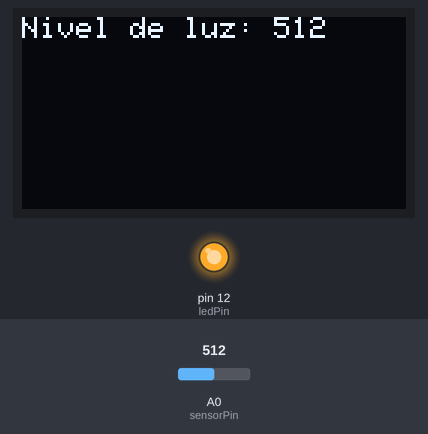
A sketch run on a simulated Arduino Uno, built with avr-gcc and run on an emulated ATmega328P. On the bench: 128×64 one-colour display, output pins drawn as LEDs (lit = HIGH). The test bench sets the inputs (shaded band); at power-on: A0 (sensorPin) = 512. The display library's start-up logo is not drawn.

Above: at 3.2 s.
3.3 s: A0 (sensorPin) set to 716
At 5.2 s:
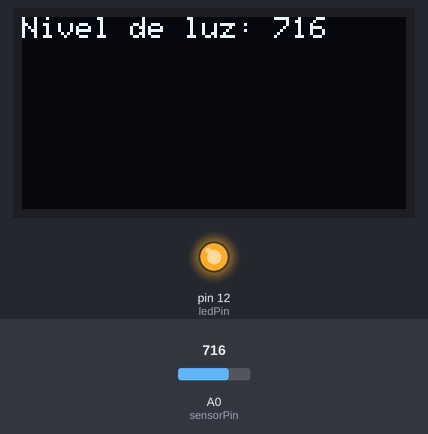
5.6 s: A0 (sensorPin) set to 168
At 7.3 s:
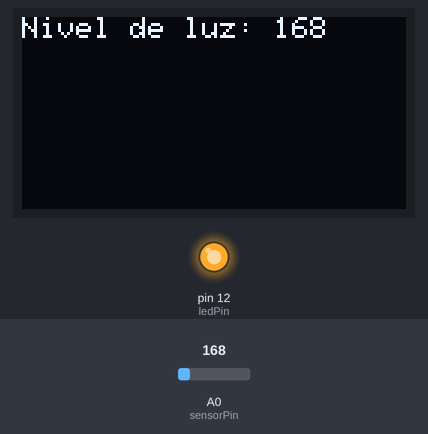
7.6 s: A0 (sensorPin) set to 139
At 8.8 s:
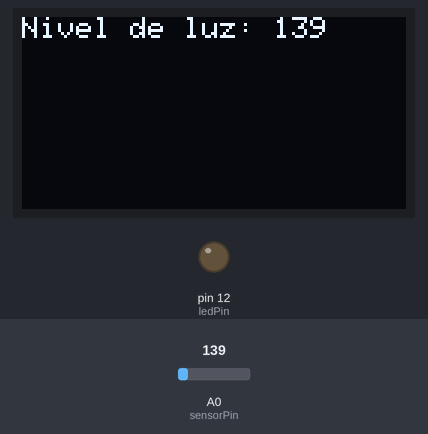
Timing chart, 0 to 10.6 s (numbered marks = the images above; inputs shaded):
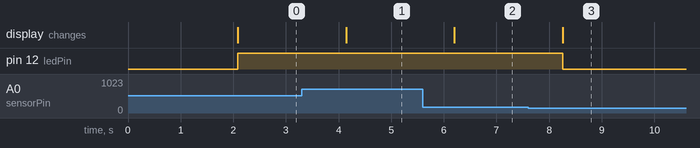

Measured:
- the behaviour switches between 151 and 150 on A0 (sensorPin) (found by bisection; images 2 and 3)
- after the input at 3.3 s, the display: changes after 0.84 s (image 1)
- after the input at 5.6 s, the display: changes after 0.60 s (image 2)
- after the input at 7.6 s, pin 12 (ledPin): HIGH → LOW after 0.66 s; the display: changes after 0.66 s (image 3)

The sketch:

LIGHT_CUP.ino
```cpp
#include <Wire.h>
#include <Adafruit_GFX.h>
#include <Adafruit_SSD1306.h>

#define SCREEN_WIDTH 128
#define SCREEN_HEIGHT 64
#define OLED_RESET -1
Adafruit_SSD1306 display(SCREEN_WIDTH, SCREEN_HEIGHT, &Wire, OLED_RESET);

const int sensorPin = A0;
const int ledPin = 12;

void setup() {
  Serial.begin(9600);
  pinMode(sensorPin, INPUT);
  pinMode(ledPin, OUTPUT);

  if(!display.begin(SSD1306_SWITCHCAPVCC, 0x3C)) {
    Serial.println(F("Error al iniciar el display OLED"));
    for(;;);
  }
  display.display();
  delay(2000);
  display.clearDisplay();
}

void loop() {
  int lightLevel = analogRead(sensorPin);

  display.clearDisplay();
  display.setTextSize(1);
  display.setTextColor(SSD1306_WHITE);
  display.setCursor(0,0);
  display.print("Nivel de luz: ");
  display.println(lightLevel);
  display.display();

  if(lightLevel > 150) {
    digitalWrite(ledPin, HIGH); // Enciende el LED si el nivel de luz es alto
  } else {
    digitalWrite(ledPin, LOW); // Apaga el LED si el nivel de luz es bajo
  }

  delay(1000);
}
```
